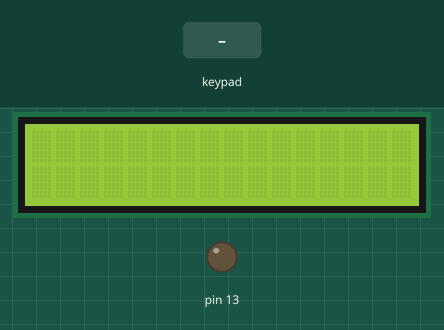
A sketch run on a simulated Arduino Uno, built with avr-gcc and run on an emulated ATmega328P. Shown: 16×2 character LCD, output pins drawn as LEDs (lit = HIGH). The test bench sets the inputs (shaded band). Random numbers use the default seed unless the sketch sets one; what the sketch prints to the serial monitor is not drawn.

Above: at 1.2 s.
1.3 s: keypad keys 6 5 4 3 pressed 0.4 s apart
At 3.9 s:
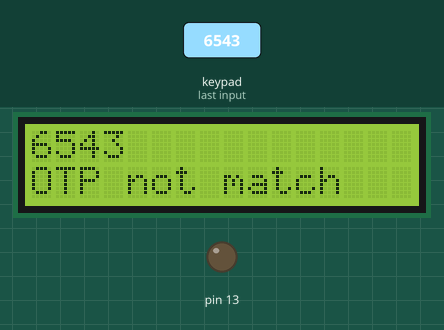
4.4 s: key '3' pressed
At 5.3 s:
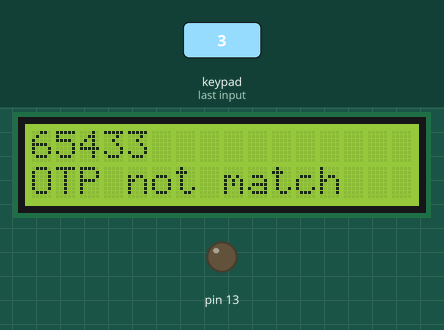
5.9 s: key '2' pressed
At 6.4 s:
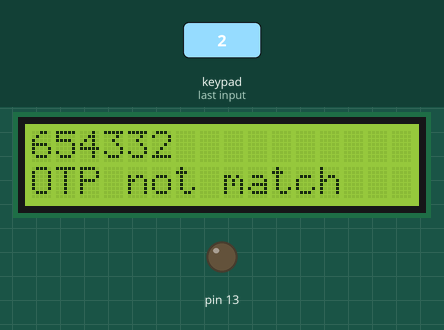
7.4 s: keypad keys 6 5 4 3 # pressed 0.4 s apart
At 9.5 s:
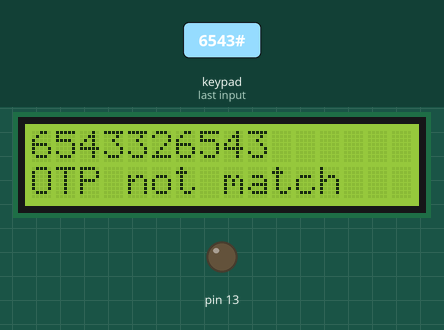
Timing chart, 0 to 11.0 s (numbered marks = the images above; inputs shaded):
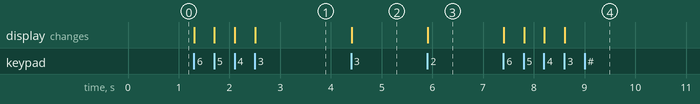

Measured:
- after the input at 1.3 s, the display: first changes at once (image 1 shows a later state)
- after the input at 4.4 s, the display: changes at once (image 2)
- after the input at 5.9 s, the display: changes at once (image 3)
- after the input at 7.4 s, the display: first changes at once (image 4 shows a later state)

The sketch:

OTP_based_lock_system_code.ino
```cpp
#include<LiquidCrystal.h>
#include<Keypad.h>

LiquidCrystal lcd(A5,A4,A3,A2,A1,A0);

const byte ROWS = 4; //four rows
const byte COLS = 3; //three columns
char keys[ROWS][COLS] = {
  {'3','2','1'},
  {'6','5','4'},
  {'9','8','7'},
  {'*','0','#'}
};
String userInput ="";
String otp = "";

byte rowPins[ROWS] = {6, 5, 4, 3};
byte colPins[COLS] = {9,8,7};
Keypad keypad = Keypad( makeKeymap(keys), rowPins, colPins, ROWS, COLS );

void setup() {
  // put your setup code here, to run once:
  pinMode(13,OUTPUT);

  Serial.begin(9600);
  lcd.begin(16,2);


  otp = String(random(1111,9999));
  Serial.println(otp);


}

void loop() {
  // put your main code here, to run repeatedly:
  char key = keypad.getKey();

  /*if (key) {
    if (key == '#') {
      if (userInput == otp) {
        lcd.setCursor(0, 0);
        lcd.print("Opening Lock");
        Serial.println("Opening Lock");
        digitalWrite(13, HIGH);
      } else {
        lcd.setCursor(0, 0);
        lcd.print("OTP not match");
        Serial.println("OTP not match");
        digitalWrite(13, LOW);
      }
      userInput = "";
    }
    else if (key == '*') { // '*' is used to clear the input
      userInput = "";
      lcd.setCursor(0, 1);
      lcd.print("                "); // Clear the second line
      digitalWrite(13, LOW); // Turn off the LED
    } else {
      userInput += key; // Append the key to the user input
      lcd.setCursor(0, 1);
      lcd.print("Input: ");
      lcd.print(userInput);
    }
  }*/


  if (key) {
    if (key >= '0' && key <= '9') {
      userInput += key;
      lcd.setCursor(0, 0);
      lcd.print(userInput);


      if (userInput.length() == 4) {
        if (userInput == otp) {
          lcd.setCursor(0, 1);
          lcd.print("Opening Lock");
          digitalWrite(13, HIGH);
        } else {
          lcd.setCursor(0, 1);
          lcd.print("OTP not match");
          digitalWrite(13, LOW);
        }

      }
    }
  }
}
```
